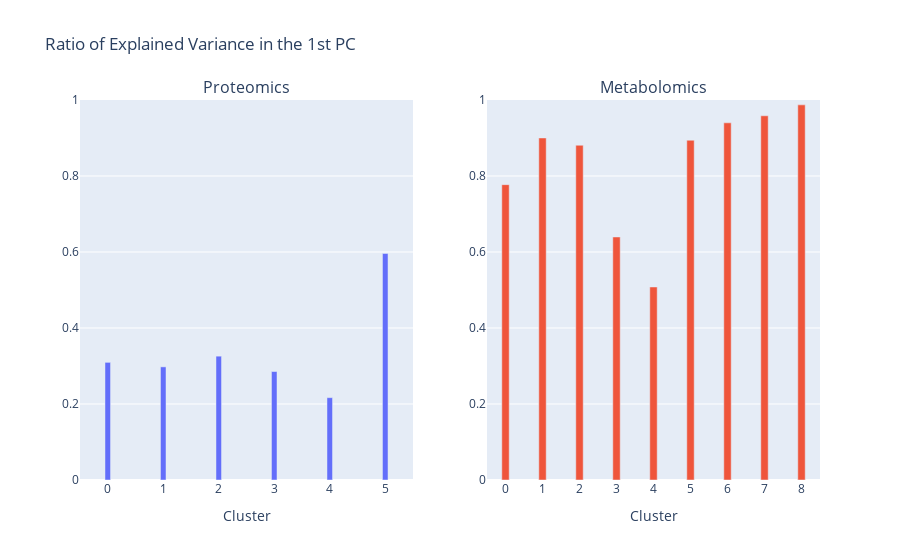

Here is the notebook cell this chart was saved with:
### Code cell
from sklearn.decomposition import PCA

qqcomPCA = [PCA(n_components=1).fit(xq[com]) for com in qqcom]
mmcomPCA = [PCA(n_components=1).fit(xm[com]) for com in mmcom]

fig = make_subplots(rows=1, cols=2, subplot_titles=['Proteomics', 'Metabolomics'])
fig.add_trace(go.Bar(
    x=[str(i) for i in range(len(qqcom))],
    y=[qqcomPCA[i].explained_variance_ratio_[0] for i in range(len(qqcom))], 
    width=0.1, showlegend=False
), row=1, col=1)

fig.add_trace(go.Bar(
    x=[str(i) for i in range(len(mmcom))],
    y=[mmcomPCA[i].explained_variance_ratio_[0] for i in range(len(mmcom))], 
    width=0.2, showlegend=False
), row=1, col=2)

fig.update_yaxes(range=(0,1))
fig.update_xaxes(title='Cluster')
fig.update_layout(title='Ratio of Explained Variance in the 1st PC')

### Figure 1 — Plotly figure (JSON) as saved in the notebook; plotly's stock layout.template omitted (floating-point values rounded to 4 significant figures)
{"data": [{"showlegend": false, "type": "bar", "width": 0.1, "x": ["0", "1", "2", "3", "4", "5"], "xaxis": "x", "y": [0.3096, 0.2977, 0.3259, 0.2854, 0.2166, 0.596], "yaxis": "y"}, {"showlegend": false, "type": "bar", "width": 0.2, "x": ["0", "1", "2", "3", "4", "5", "6", "7", "8"], "xaxis": "x2", "y": [0.7772, 0.9001, 0.8809, 0.6396, 0.508, 0.8941, 0.9399, 0.9584, 0.9872], "yaxis": "y2"}], "layout": {"annotations": [{"font": {"size": 16}, "showarrow": false, "text": "Proteomics", "x": 0.225, "xanchor": "center", "xref": "paper", "y": 1, "yanchor": "bottom", "yref": "paper"}, {"font": {"size": 16}, "showarrow": false, "text": "Metabolomics", "x": 0.775, "xanchor": "center", "xref": "paper", "y": 1, "yanchor": "bottom", "yref": "paper"}], "title": {"text": "Ratio of Explained Variance in the 1st PC"}, "xaxis": {"anchor": "y", "domain": [0, 0.45], "title": {"text": "Cluster"}}, "xaxis2": {"anchor": "y2", "domain": [0.55, 1], "title": {"text": "Cluster"}}, "yaxis": {"anchor": "x", "domain": [0, 1], "range": [0, 1]}, "yaxis2": {"anchor": "x2", "domain": [0, 1], "range": [0, 1]}}}
